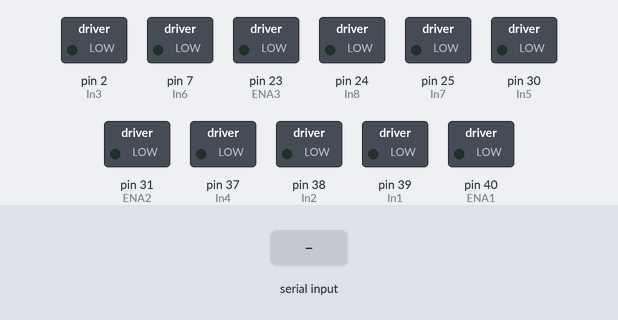
A sketch run on a simulated Arduino Mega 2560, built with avr-gcc and run on an emulated ATmega2560. On the bench: switched loads named in the sketch (green lamp = pin HIGH). The inputs (shaded band) are chosen by the test bench.

Above: at 1.2 s.
1.3 s: "w" received over Serial
At 2.3 s:
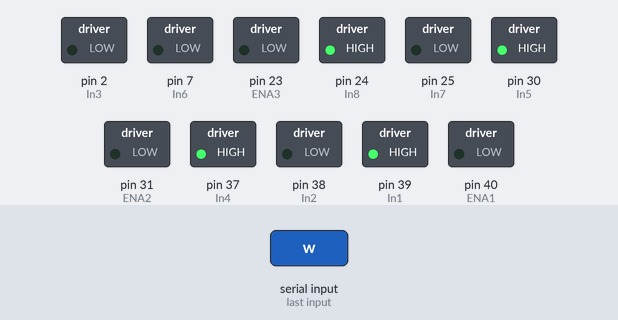
2.8 s: "s" received over Serial
At 3.5 s:
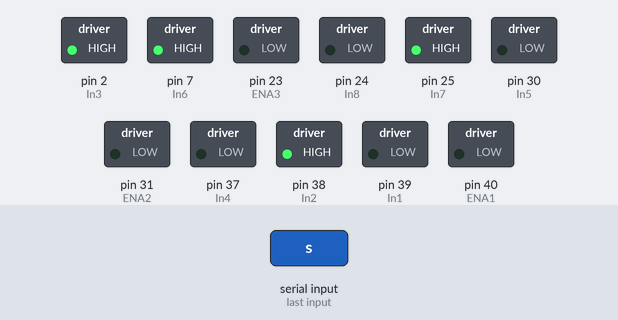
4.3 s: "d" received over Serial
At 4.6 s:
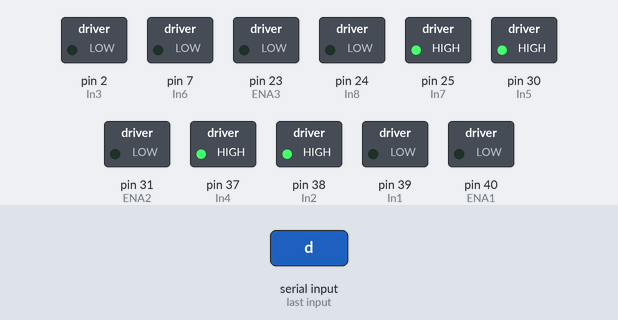
5.8 s: "a" received over Serial
At 6.9 s:
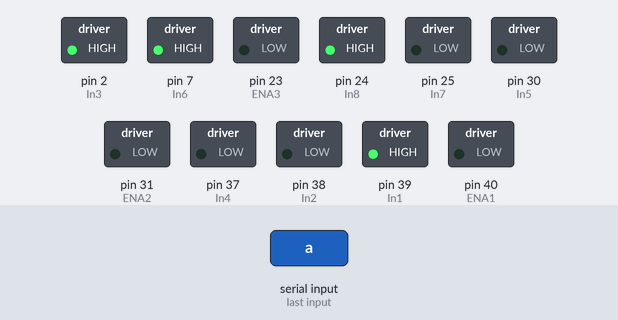
7.3 s: "e" received over Serial
At 8.1 s:
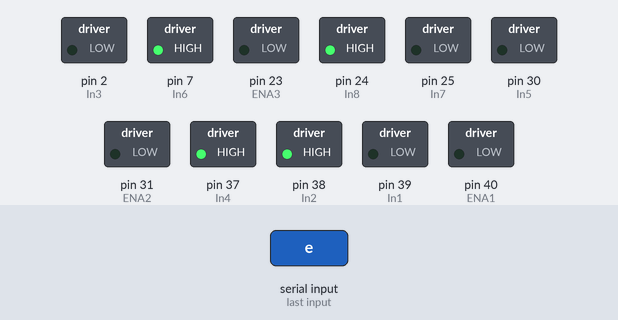
8.8 s: "q" received over Serial
At 9.2 s:
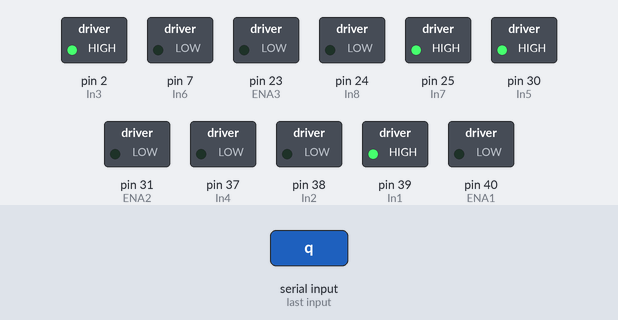
Timing chart, 0 to 11.3 s (numbered marks = the images above; inputs shaded):
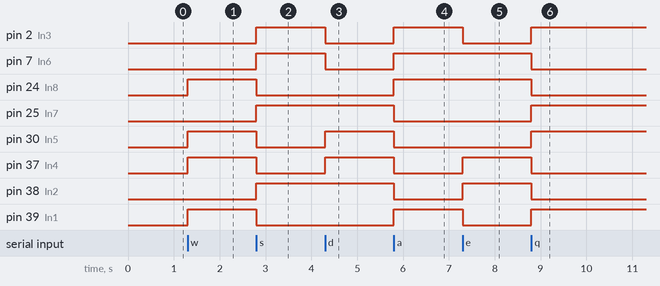

Measured:
- after the input at 1.3 s, pin 24 (In8), pin 30 (In5), pin 37 (In4), pin 39 (In1): LOW → HIGH at once
- after the input at 2.8 s, pin 2 (In3), pin 7 (In6), pin 25 (In7), pin 38 (In2): LOW → HIGH at once; pin 24 (In8), pin 30 (In5), pin 37 (In4), pin 39 (In1): HIGH → LOW at once
- after the input at 4.3 s, pin 2 (In3), pin 7 (In6): HIGH → LOW at once; pin 30 (In5), pin 37 (In4): LOW → HIGH at once
- after the input at 5.8 s, pin 2 (In3), pin 7 (In6), pin 24 (In8), pin 39 (In1): LOW → HIGH at once; pin 25 (In7), pin 30 (In5), pin 37 (In4), pin 38 (In2): HIGH → LOW at once
- after the input at 7.3 s, pin 2 (In3), pin 39 (In1): HIGH → LOW at once; pin 37 (In4), pin 38 (In2): LOW → HIGH at once
- after the input at 8.8 s, pin 2 (In3), pin 25 (In7), pin 30 (In5), pin 39 (In1): LOW → HIGH at once; pin 7 (In6), pin 24 (In8), pin 37 (In4), pin 38 (In2): HIGH → LOW at once

The sketch:

sketch_jul22a.ino
```cpp
//Front-Right wheel
int In1 = 39;
int In2 = 38;
int ENA1 = 40;

//Front-Left wheel
int In3 = 2;
int In4 = 37;
int ENA2 = 31;

//Back-Left wheel
int In5 = 30;
int In6 = 7;
int ENA4 = 31;
//Back-Right Wheel
int In7 = 25;
int In8 = 24;
int ENA3 = 23;

int SPEED = 70;
int usbRead = 0;


void setup() {
  // put your setup code here, to run once:
  Serial.begin(115200);
  pinMode(In1,OUTPUT);
  pinMode(In2,OUTPUT);
  pinMode(In3,OUTPUT);
  pinMode(In4,OUTPUT);
  pinMode(In5,OUTPUT);
  pinMode(In6,OUTPUT);
  pinMode(In7,OUTPUT);
  pinMode(In8,OUTPUT);
  analogWrite(ENA1, SPEED);
  analogWrite(ENA2, SPEED);
  analogWrite(ENA3, SPEED);
  analogWrite(ENA4, SPEED);
  }

void loop() {
  if(Serial.available()){
    usbRead = Serial.read();
    if(usbRead == 'w'){
        digitalWrite(In2,LOW);
        digitalWrite(In1, HIGH);
        digitalWrite(In4, HIGH);
        digitalWrite(In3, LOW);
        digitalWrite(In5, HIGH);
        digitalWrite(In6, LOW);
        digitalWrite(In7, LOW);
        digitalWrite(In8, HIGH);
       }
    else if(usbRead =='s'){
        digitalWrite(In2,HIGH);
        digitalWrite(In1, LOW);
        digitalWrite(In4, LOW);
        digitalWrite(In3, HIGH);
        digitalWrite(In5, LOW);
        digitalWrite(In6, HIGH);
        digitalWrite(In7, HIGH);
        digitalWrite(In8, LOW);
        }

    else if(usbRead == 'd'){
        digitalWrite(In2,HIGH);
        digitalWrite(In1, LOW);
        digitalWrite(In4, HIGH);
        digitalWrite(In3, LOW);
        digitalWrite(In5, HIGH);
        digitalWrite(In6, LOW);
        digitalWrite(In7, HIGH);
        digitalWrite(In8, LOW);
        }

    else if(usbRead == 'a'){
        digitalWrite(In2, LOW);
        digitalWrite(In1, HIGH);
        digitalWrite(In4, LOW);
        digitalWrite(In3, HIGH);
        digitalWrite(In5, LOW);
        digitalWrite(In6, HIGH);
        digitalWrite(In7, LOW);
        digitalWrite(In8, HIGH);
        }

    else if(usbRead == 'e'){
        digitalWrite(In2, HIGH);
        digitalWrite(In1, LOW);
        digitalWrite(In4, HIGH);
        digitalWrite(In3, LOW);
        digitalWrite(In5, LOW);
        digitalWrite(In6, HIGH);
        digitalWrite(In7, LOW);
        digitalWrite(In8, HIGH);
        }

    else if(usbRead == 'q'){
        digitalWrite(In2, LOW);
        digitalWrite(In1, HIGH);
        digitalWrite(In4, LOW);
        digitalWrite(In3, HIGH);
        digitalWrite(In5, HIGH);
        digitalWrite(In6, LOW);
        digitalWrite(In7, HIGH);
        digitalWrite(In8, LOW);
        }

    else if(usbRead == ' '){
        digitalWrite(In2, LOW);
        digitalWrite(In1, LOW);
        digitalWrite(In4, LOW);
        digitalWrite(In3, LOW);
        digitalWrite(In5, LOW);
        digitalWrite(In6, LOW);
        digitalWrite(In7, LOW);
        digitalWrite(In8, LOW);
        }
  }
}
```
